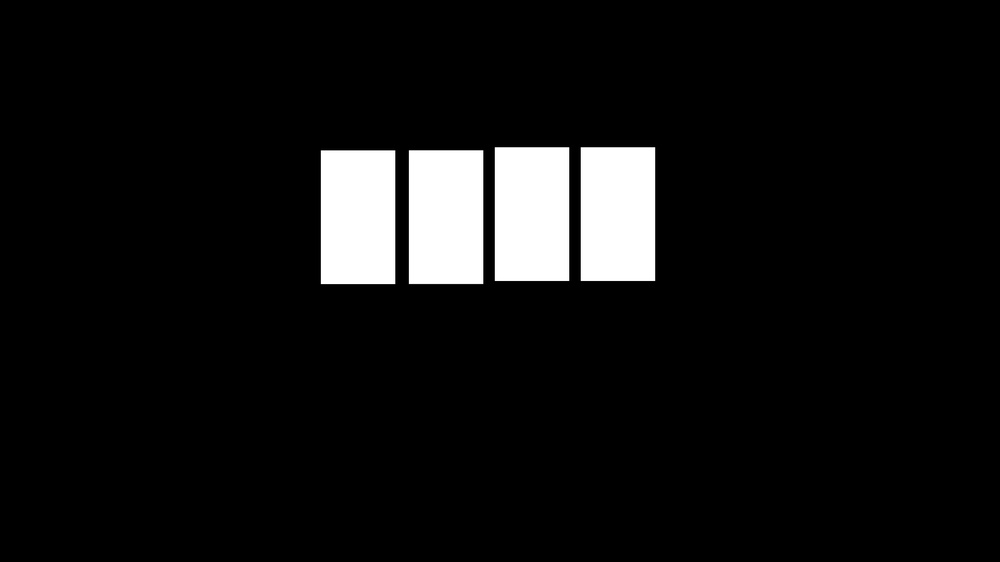
#> input picture Computer_Vision/detect_space_full/parking-space-counter/Mask_final.jpg, 1000 x 562 px, shrunk from 1920 x 1080 before the run, found by its file name
$ python crop_plate.py   (older library calls are emulated)
#> lines starting #> are read from the running program, lines starting #| are printed output that depends on the picture
import os
import cv2
import matplotlib.pyplot as plt

output_dir = 'image_classification_scikit_learn/data/'
mask_path = 'parking-space-counter/Mask_final.jpg'
original_image_dir = 'image_classification_scikit_learn/data/original_images'

mask = cv2.imread(mask_path, 0)
#> mask is the input picture: shape (562, 1000); min 0, max 255, mean 18.1

for original_image in os.listdir(original_image_dir):

    if not os.path.isfile(os.path.join(original_image_dir, original_image)):
        continue
    image_path = os.path.join(original_image_dir, original_image)
    image = cv2.imread(image_path)
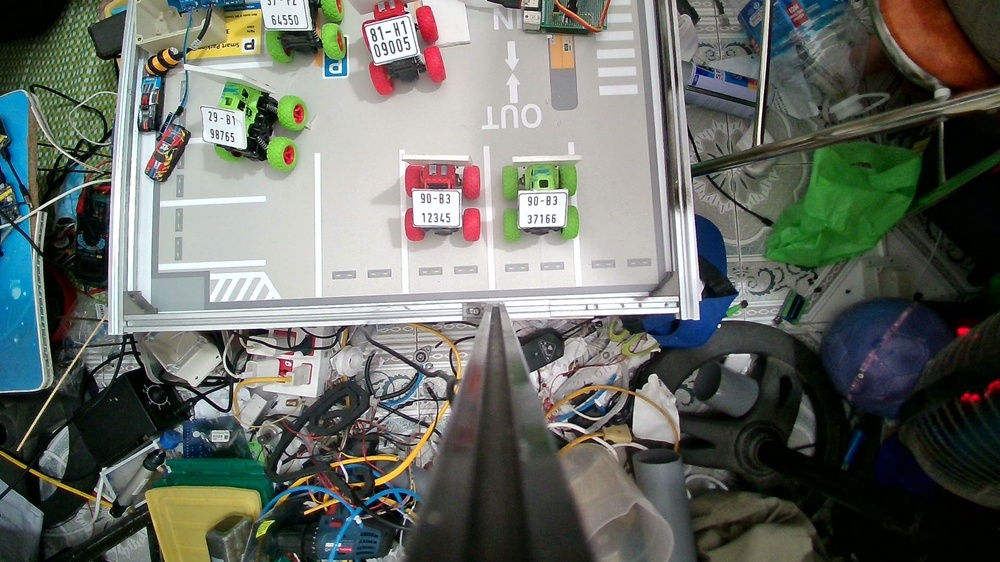
#> input picture Computer_Vision/detect_space_full/image_classification_scikit_learn/data/original_images/0bfba1ea21d5848bddc428.jpg, 1000 x 562 px, shrunk from 1920 x 1080 before the run, found by its file name
#> image is the input picture: shape (562, 1000, 3); mean B, G, R 101.3, 108, 103.6

    if image is None:
        print(f"Khong load duoc anh {original_image}.")
        continue

    # Cat anh
    analysis = cv2.connectedComponentsWithStats(mask, 4, cv2.CV_32S)
    (totalLabels, labels_ids, values, centroids) = analysis
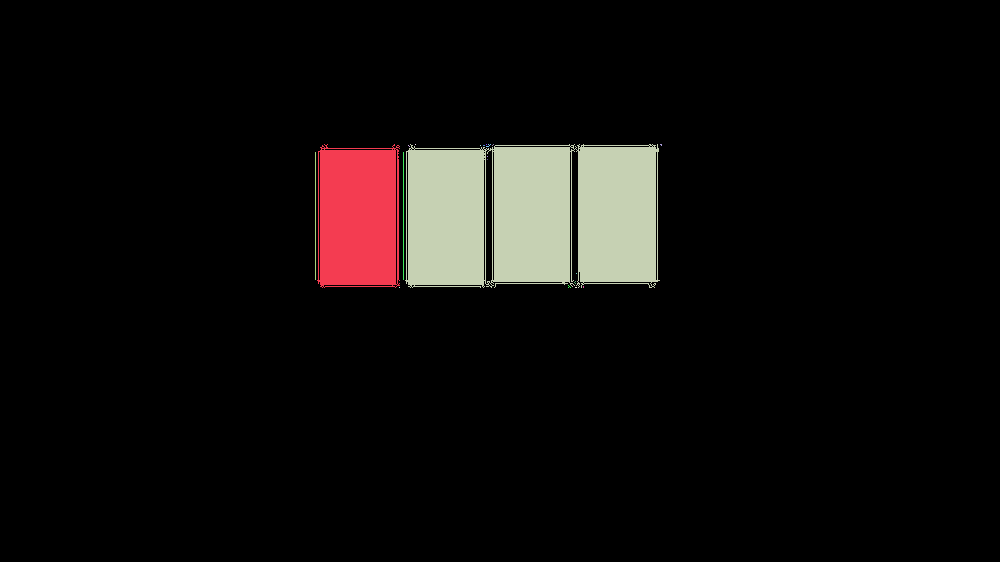
#> labels_ids: shape (562, 1000) int32; 21 distinct labels, from 0 to 20; one colour per label, 0 black
#> totalLabels = 21; values = 21 rows, first 6: [0, 0, 1000, 562, 518537], [317, 144, 83, 144, 10852], [408, 145, 2, 2, 2], [405, 144, 255, 144, 32322], [415, 144, 1, 1, 1], [480, 145, 1, 1, 1]; centroids = 21 rows, first 8: [500.5, 286], [358, 216.9], [408.5, 145.5], [531.7, 215], [415, 144], [480, 145], [483.5, 145], [486, 144]

    for i in range(1, totalLabels):

        x1 = values[i, cv2.CC_STAT_LEFT]
        y1 = values[i, cv2.CC_STAT_TOP]
        w = values[i, cv2.CC_STAT_WIDTH]
        h = values[i, cv2.CC_STAT_HEIGHT]

        slot_image = image[y1:y1+h, x1:x1+w]

        slot_output_path = os.path.join(output_dir, f'{os.path.splitext(original_image)[0]}_slot{i}.jpg')

        cv2.imwrite(slot_output_path, slot_image)

        plt.imshow(cv2.cvtColor(slot_image, cv2.COLOR_BGR2RGB))
        plt.title(f'{original_image} - Slot {i}')
        plt.show
#> this loop made 20 passes
#> (x1, y1, w, h) on passes 1, 2, 3, 8, 9, 10, 11, 12, 16, 17: (317, 144, 83, 144), (408, 145, 2, 2), (405, 144, 255, 144), (486, 144, 5, 3), (492, 144, 2, 2), (660, 144, 2, 2), (315, 152, 1, 128), (403, 152, 1, 128), (574, 281, 2, 3), (568, 285, 3, 3)
#> (x1, y1, w, h, slot_image) on passes 4, 5, 6, 7, 13, 14: (415, 144, 1, 1, [[216, 219, 223]]), (480, 145, 1, 1, [[196, 200, 205]]), (483, 145, 2, 1, [[189, 192, 196], [199, 201, 202]]), (486, 144, 1, 1, [[188, 193, 192]]), (487, 156, 1, 1, [[235, 231, 237]]), (487, 159, 1, 1, [[238, 233, 242]])
#> pass 1, `slot_image = image[y1:y1+h, x1:x1+w]`:
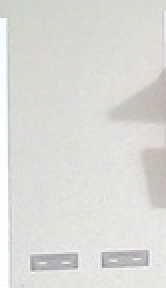
#> slot_image: shape (144, 83, 3) (shown 2 times larger); mean B, G, R 215.4, 219.3, 219.8
#> pass 3, `slot_image = image[y1:y1+h, x1:x1+w]`:
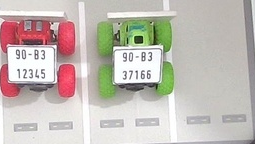
#> slot_image: shape (144, 255, 3); mean B, G, R 181.8, 188.4, 196.2
#> pass 2 of the loop `for original_image in os.listdir(original_image_dir):`:
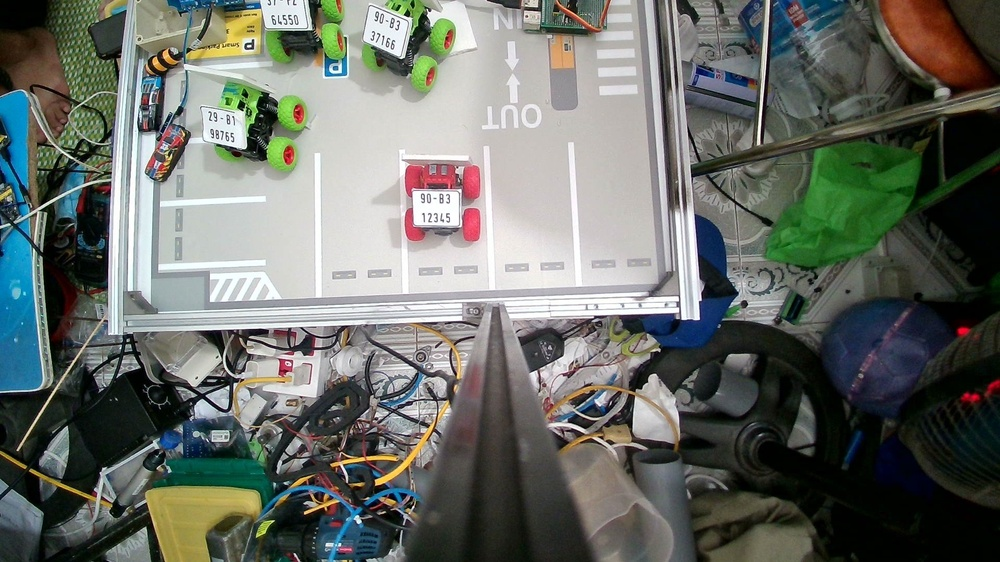
#> input picture Computer_Vision/detect_space_full/image_classification_scikit_learn/data/original_images/11f8b6e536da9384cacb33.jpg, 1000 x 562 px, shrunk from 1920 x 1080 before the run, found by its file name
#> image is the input picture: shape (562, 1000, 3); mean B, G, R 103.3, 109.5, 105.1
#> the loop `for i in range(1, totalLabels): ` made 20 passes
#> pass 1, `slot_image = image[y1:y1+h, x1:x1+w]`:
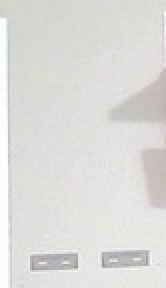
#> slot_image: shape (144, 83, 3) (shown 2 times larger); mean B, G, R 217.8, 220.5, 221.5
#> pass 3, `slot_image = image[y1:y1+h, x1:x1+w]`:
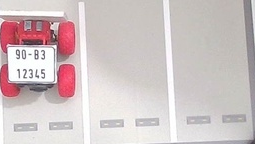
#> slot_image: shape (144, 255, 3); mean B, G, R 196.5, 195.9, 208.8
#> pass 3 of the loop `for original_image in os.listdir(original_image_dir):`:
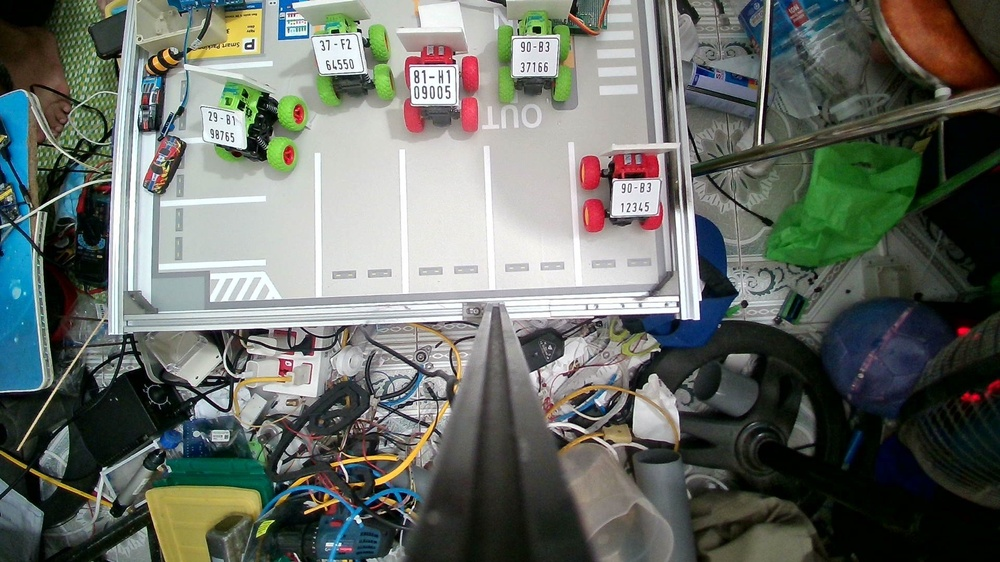
#> input picture Computer_Vision/detect_space_full/image_classification_scikit_learn/data/original_images/14630a318a0e2f50761f44.jpg, 1000 x 562 px, shrunk from 1920 x 1080 before the run, found by its file name
#> image is the input picture: shape (562, 1000, 3); mean B, G, R 102.5, 108.9, 103.4
#> the loop `for i in range(1, totalLabels): ` made 20 passes
#> pass 1, `slot_image = image[y1:y1+h, x1:x1+w]`:
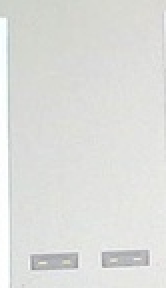
#> slot_image: shape (144, 83, 3) (shown 2 times larger); mean B, G, R 219.3, 222.1, 221.2
#> pass 3, `slot_image = image[y1:y1+h, x1:x1+w]`:
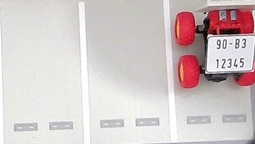
#> slot_image: shape (144, 255, 3); mean B, G, R 199.7, 199.9, 211.5
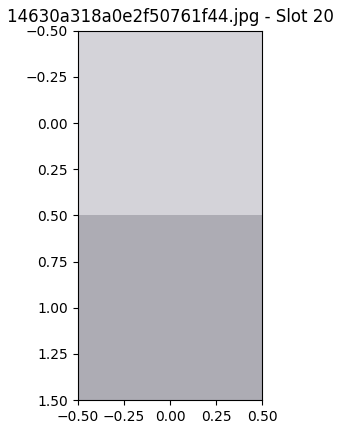
#> figure drawn by matplotlib, 1 panel
